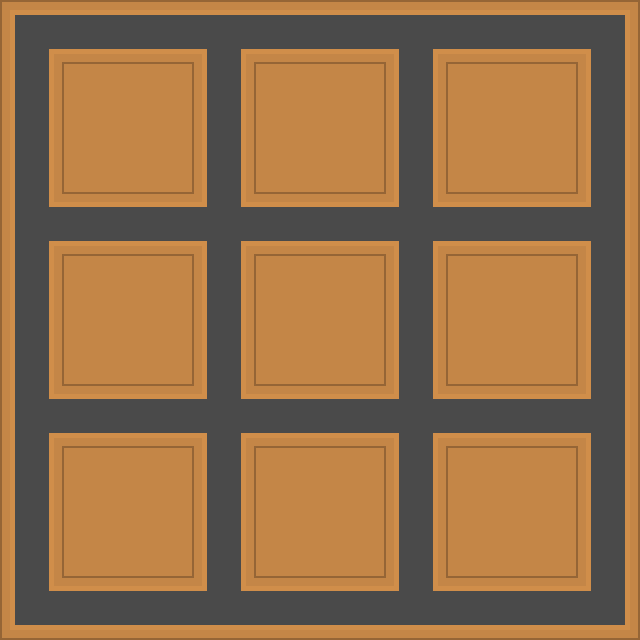

This game map was drawn from its Tiled (.tmx) file and the tilesets committed beside it. A one-line description and the full map source follow:
An orthogonal 10x10 tile map with 64x64 px tiles, 1 tile layer (Capa de patrones 1).

<map version="1.9" tiledversion="1.9.2" orientation="orthogonal" renderorder="right-down" width="10" height="10" tilewidth="64" tileheight="64" infinite="0" nextlayerid="2" nextobjectid="1">
 <properties>
  <property name="Collision" type="bool" value="false" />
 </properties>
 <tileset firstgid="1" name="TileMap" tilewidth="64" tileheight="64" tilecount="16" columns="8">
  <image source="TileMap.png" width="512" height="128" />
  <tile id="0">
   <properties>
    <property name="Collision" type="bool" value="false" />
   </properties>
  </tile>
  <tile id="1">
   <properties>
    <property name="Collision" type="bool" value="false" />
   </properties>
  </tile>
  <tile id="2">
   <properties>
    <property name="Collision" type="bool" value="false" />
   </properties>
  </tile>
  <tile id="3">
   <properties>
    <property name="Collision" type="bool" value="false" />
   </properties>
  </tile>
  <tile id="4">
   <properties>
    <property name="Collision" type="bool" value="false" />
   </properties>
  </tile>
  <tile id="5">
   <properties>
    <property name="Collision" type="bool" value="false" />
   </properties>
  </tile>
  <tile id="6">
   <properties>
    <property name="Collision" type="bool" value="false" />
   </properties>
  </tile>
  <tile id="7">
   <properties>
    <property name="Collision" type="bool" value="true" />
   </properties>
  </tile>
  <tile id="8">
   <properties>
    <property name="Collision" type="bool" value="false" />
   </properties>
  </tile>
  <tile id="9">
   <properties>
    <property name="Collision" type="bool" value="false" />
   </properties>
  </tile>
  <tile id="10">
   <properties>
    <property name="Collision" type="bool" value="false" />
   </properties>
  </tile>
  <tile id="11">
   <properties>
    <property name="Collision" type="bool" value="false" />
   </properties>
  </tile>
  <tile id="12">
   <properties>
    <property name="Collision" type="bool" value="false" />
   </properties>
  </tile>
  <tile id="13">
   <properties>
    <property name="Collision" type="bool" value="false" />
   </properties>
  </tile>
  <tile id="14">
   <properties>
    <property name="Collision" type="bool" value="false" />
   </properties>
  </tile>
  <tile id="15">
   <properties>
    <property name="Collision" type="bool" value="false" />
   </properties>
  </tile>
 </tileset>
 <layer id="1" name="Capa de patrones 1" width="10" height="10">
  <data>
   <tile gid="1" />
   <tile gid="3" />
   <tile gid="3" />
   <tile gid="4" />
   <tile gid="3" />
   <tile gid="3" />
   <tile gid="4" />
   <tile gid="3" />
   <tile gid="3" />
   <tile gid="2" />
   <tile gid="11" />
   <tile gid="8" />
   <tile gid="8" />
   <tile gid="11" />
   <tile gid="8" />
   <tile gid="8" />
   <tile gid="11" />
   <tile gid="8" />
   <tile gid="8" />
   <tile gid="11" />
   <tile gid="11" />
   <tile gid="8" />
   <tile gid="8" />
   <tile gid="11" />
   <tile gid="8" />
   <tile gid="8" />
   <tile gid="11" />
   <tile gid="8" />
   <tile gid="8" />
   <tile gid="11" />
   <tile gid="12" />
   <tile gid="3" />
   <tile gid="3" />
   <tile gid="16" />
   <tile gid="3" />
   <tile gid="3" />
   <tile gid="16" />
   <tile gid="3" />
   <tile gid="3" />
   <tile gid="13" />
   <tile gid="11" />
   <tile gid="8" />
   <tile gid="8" />
   <tile gid="11" />
   <tile gid="8" />
   <tile gid="8" />
   <tile gid="11" />
   <tile gid="8" />
   <tile gid="8" />
   <tile gid="11" />
   <tile gid="11" />
   <tile gid="8" />
   <tile gid="8" />
   <tile gid="11" />
   <tile gid="8" />
   <tile gid="8" />
   <tile gid="11" />
   <tile gid="8" />
   <tile gid="8" />
   <tile gid="11" />
   <tile gid="12" />
   <tile gid="3" />
   <tile gid="3" />
   <tile gid="16" />
   <tile gid="3" />
   <tile gid="3" />
   <tile gid="16" />
   <tile gid="3" />
   <tile gid="3" />
   <tile gid="13" />
   <tile gid="11" />
   <tile gid="8" />
   <tile gid="8" />
   <tile gid="11" />
   <tile gid="8" />
   <tile gid="8" />
   <tile gid="11" />
   <tile gid="8" />
   <tile gid="8" />
   <tile gid="11" />
   <tile gid="11" />
   <tile gid="8" />
   <tile gid="8" />
   <tile gid="11" />
   <tile gid="8" />
   <tile gid="8" />
   <tile gid="11" />
   <tile gid="8" />
   <tile gid="8" />
   <tile gid="11" />
   <tile gid="9" />
   <tile gid="3" />
   <tile gid="3" />
   <tile gid="5" />
   <tile gid="3" />
   <tile gid="3" />
   <tile gid="5" />
   <tile gid="3" />
   <tile gid="3" />
   <tile gid="10" />
  </data>
 </layer>
</map>
